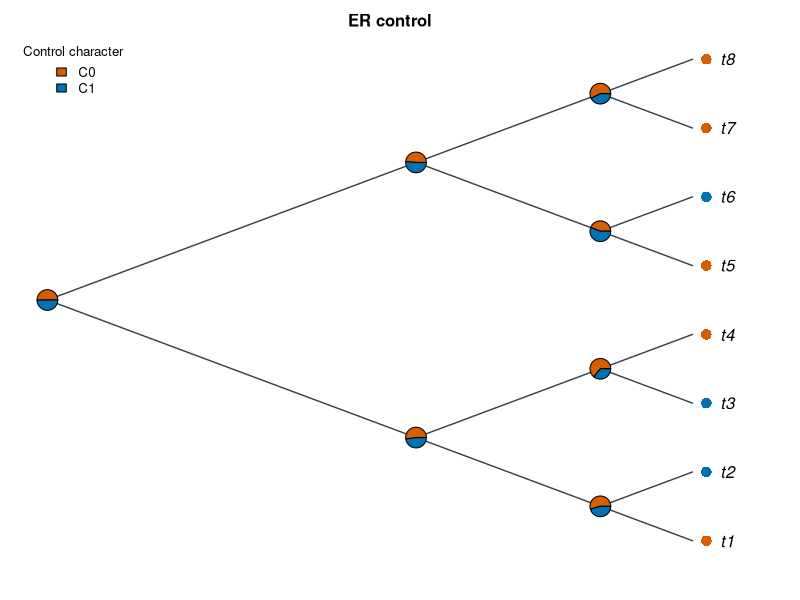

This chart was generated by the following R code:
#!/usr/bin/env Rscript
# CladeForge reproducible-analysis script
# Project : ER control
# Format  : CladeForge project v0.2.0
# Software: CladeForge 0.2.0 (this header is the provenance stamp a
#           reproducibility checklist asks for: software version, generation
#           time and the analysis parameters are printed beside the numbers)
# Generated: 2026-11-01T09:41:59.567Z
#
# PARAMETER SUMMARY (what the app used):
#   * parsimony: tie-break = parent-state first, then tip frequency, then
#     declaration order; the reported single path is ONE of possibly many
#     equally parsimonious reconstructions.
#   * Mk: rate ${asrRateNote}; display threshold applied post hoc; the
#     posterior is marginal (per-node), NOT joint.
#   * The R implementation below computes the likelihood in ORDINARY space
#     while the app runs in log-space: values agree to floating-point noise on
#     modest trees but can drift on very large or very unbalanced ones.
#   * Node ancestral states asserted by the user in CladeForge are IGNORED by
#     the parsimony baseline (independent reference by design); the R script
#     reproduces that baseline, not the user's hypotheses.
#
# What this script reproduces, and what it does not:
#   REPRODUCED (same algorithms as the application):
#     * Sankoff parsimony with the project's step matrix (advisory baseline);
#     * equal-rates Mk ancestral-state reconstruction (pruning + up-pass), i.e.
#       the posterior probabilities the app reports.
#   APPROXIMATED:
#     * a PDF figure drawn from the same data — character-coloured tips,
#       posterior pies, legend — in the project's cladogram layout
#       (equal branch spacing, like the CladeForge cladogram (branch lengths ignored)). It is NOT a pixel copy of the on-screen figure: manual
#       node positions, collapsed clades, custom reticulation edges, era bands
#       and the interactive ladderising order are GUI state that ape does not
#       consume. The topology, tip labels, states and posteriors are identical;
#       the geometry is a same-data rendering.
#   Branch lengths: present, used as given.
# Run with: Rscript this_file.R   (install.packages("ape") if needed)

library(ape)

# The tree is assembled from vectors rather than parsed from Newick, so every
# label survives byte-exact even where ape's own reader would mangle it.
tree <- structure(
  list(
    edge = matrix(c(9, 10, 9, 11, 10, 12, 10, 13, 11, 14, 11, 15, 12, 1, 12, 2, 13, 3, 13, 4, 14, 5, 14, 6, 15, 7, 15, 8), ncol = 2, byrow = TRUE),
    edge.length = c(0.25, 0.2, 0.3, 0.4, 0.15, 0.3, 0.4, 0.6, 0.5, 0.2, 0.7, 0.35, 0.45, 0.5),
    Nnode = 7L,
    tip.label = c("t1", "t2", "t3", "t4", "t5", "t6", "t7", "t8"),
    node.label = c("i7", "i3", "i6", "i1", "i2", "i4", "i5")
  ),
  class = "phylo"
)

# Branch lengths, with an explicit unit-length fallback: a cladogram-only project
# serialises no lengths at all, and 1 / mean(NULL) would poison every
# transition probability below.
bl <- tree$edge.length
if (is.null(bl) || !any(is.finite(bl) & bl > 0)) {
  bl <- rep(1, nrow(tree$edge))
  cat("NOTE: the tree carries no usable branch lengths; Mk probabilities and the\n")
  cat("      figure use unit (equal) branch lengths, i.e. topology-only inference.\n\n")
}

# Equal-rates Mk rate: one expected substitution per mean branch, so the
# transition probabilities are invariant to the tree's absolute scale. Every
# length above is already resolved the way the application resolves it (a
# recorded 0 is a real zero; unset / negative / non-finite became 1), so the mean
# runs over ALL of them — filtering here would drop zero-length and unmeasured
# edges from the average and make this script reconstruct at a different rate
# than the application reports. Deriving it from the fallback-protected bl
# above is what keeps the rate finite for a cladogram-only project.
rate <- 1 / mean(bl)


characters <- list(
  list(
    name = "Control character",
    type = "discrete",
    states = c("C0", "C1"),
    colors = c("#d55e00", "#0072b2"),
    cost = NULL,
    tips = c("t1" = "C0", "t2" = "C1", "t3" = "C1", "t4" = "C0", "t5" = "C0", "t6" = "C1", "t7" = "C0", "t8" = "C0")
  )
)

# --- helpers ----------------------------------------------------------------

## Equal-rates (ER) Mk transition matrix P(t): the same closed form used by
## CladeForge's inference assistant. The rate is scaled by the mean branch
## length so probabilities are invariant to the tree's absolute scale.
p_er <- function(t, k, rate) {
  e <- exp(-k * rate * t)
  P <- matrix(1 / k, k, k) - (1 / k) * e
  diag(P) <- 1 / k + ((k - 1) / k) * e
  P
}

## Sankoff parsimony down/up pass. 'cost' is k x k; tips absent from tip_states
## are treated as missing data.
sankoff <- function(tree, tip_states, states, cost) {
  ntip <- length(tree$tip.label)
  k <- length(states)
  sidx <- setNames(seq_len(k), states)
  x <- sidx[tip_states[tree$tip.label]]
  parent <- tree$edge[, 1]
  child <- tree$edge[, 2]
  kids <- split(child, parent)
  root <- setdiff(unique(parent), unique(child))
  g <- matrix(0, nrow = ntip + tree$Nnode, ncol = k)
  rownames(g) <- as.character(seq_len(ntip + tree$Nnode))
  ## Down-pass: internal node indices decrease from root, so descending order
  ## visits children before parents.
  for (v in sort(as.integer(names(kids)), decreasing = TRUE)) {
    for (i in seq_len(k)) {
      total <- 0
      for (ch in kids[[as.character(v)]]) {
        if (ch <= ntip) {
          xi <- x[[ch]]
          if (is.na(xi)) next
          total <- total + min(cost[i, ] + ifelse(seq_len(k) == xi, 0, Inf))
        } else {
          total <- total + min(cost[i, ] + g[as.character(ch), ])
        }
      }
      g[as.character(v), i] <- total
    }
  }
  ## Up-pass: assign each node a state minimising cost given its parent.
  node_state <- integer(ntip + tree$Nnode)
  walk <- function(v, parent_state) {
    base <- if (parent_state == 0L) rep(0, k) else cost[parent_state, ]
    scores <- base + g[as.character(v), ]
    best <- which.min(scores)
    node_state[v] <<- best
    for (ch in kids[[as.character(v)]]) {
      if (ch > ntip) walk(ch, best)
    }
  }
  walk(root, 0L)
  list(cost = min(g[as.character(root), ]),
       states = node_state, k = k)
}

## Equal-rates Mk marginal ancestral reconstruction: Felsenstein pruning
## (down-pass) + parent/sibling up-pass, normal space. Uses the script-level
## 'bl' (which already falls back to unit lengths when the tree has none) and the
## script-level 'rate' (= 1 / mean usable branch length); both are bound before
## this function is ever called. For very large or very unbalanced trees prefer
## log-space implementations (phangorn::ace, phytools).
mk_asr <- function(tree, tip_states, states) {
  ntip <- length(tree$tip.label)
  k <- length(states)
  sidx <- setNames(seq_len(k), states)
  x <- sidx[tip_states[tree$tip.label]]
  parent <- tree$edge[, 1]
  child <- tree$edge[, 2]
  kids <- split(seq_along(child), parent)  # edge-row indices per parent
  root <- setdiff(unique(parent), unique(child))
  L <- matrix(1, nrow = ntip + tree$Nnode, ncol = k)
  rownames(L) <- as.character(seq_len(ntip + tree$Nnode))
  for (v in sort(as.integer(names(kids)), decreasing = TRUE)) {
    rows <- kids[[as.character(v)]]
    vec <- rep(1, k)
    for (r in rows) {
      ch <- child[r]
      m <- if (ch <= ntip) {
        xi <- x[[ch]]
        if (is.na(xi)) rep(1, k) else as.numeric(seq_len(k) == xi)
      } else L[as.character(ch), ]
      vec <- vec * (p_er(bl[r], k, rate) %*% m)
    }
    s <- sum(vec)
    L[as.character(v), ] <- if (s > 0) vec / s else rep(1 / k, k)
  }
  G <- matrix(1 / k, nrow = ntip + tree$Nnode, ncol = k)
  rownames(G) <- rownames(L)
  for (v in sort(as.integer(names(kids)))) {
    rows <- kids[[as.character(v)]]
    for (r in rows) {
      ch <- child[r]
      if (ch <= ntip) next
      sib_msg <- rep(1, k)
      for (r2 in rows) {
        ch2 <- child[r2]
        if (ch2 == ch) next
        m2 <- if (ch2 <= ntip) {
          xi <- x[[ch2]]
          if (is.na(xi)) rep(1, k) else as.numeric(seq_len(k) == xi)
        } else L[as.character(ch2), ]
        sib_msg <- sib_msg * (p_er(bl[r2], k, rate) %*% m2)
      }
      G[as.character(ch), ] <- p_er(bl[r], k, rate) %*% (G[as.character(v), ] * sib_msg)
      G[as.character(ch), ] <- G[as.character(ch), ] / sum(G[as.character(ch), ])
    }
  }
  post <- L * G
  post <- post / rowSums(post)
  list(posterior = post)
}

# --- analysis ---------------------------------------------------------------

cat("CladeForge reproducible analysis\n")
cat("Tree:", Ntip(tree), "tips,", tree$Nnode, "internal nodes\n\n")

internal_nodes <- (length(tree$tip.label) + 1):(length(tree$tip.label) + tree$Nnode)

for (ch in characters) {
  cat("== Character:", ch$name, "==\n")
  if (ch$type != "discrete" || length(ch$states) < 2) {
    cat("   continuous or single-state: exported as data only\n\n")
    next
  }
  scored <- ch$tips[names(ch$tips) %in% tree$tip.label]
  cost <- ch$cost
  if (is.null(cost)) {
    k <- length(ch$states)
    cost <- matrix(1, k, k); diag(cost) <- 0
  }
  sp <- sankoff(tree, scored, ch$states, cost)
  cat(sprintf("   Sankoff minimum cost: %g (step-matrix units)\n", sp$cost))
  asr <- mk_asr(tree, scored, ch$states)
  cat("   Mk posterior at each internal node (states:",
      paste(ch$states, collapse = " / "), ")\n")
  print(round(asr$posterior[as.character(internal_nodes), , drop = FALSE], 3))
  cat("\n")
}

# --- figure -----------------------------------------------------------------
# A same-data rendering of the GUI figure: character-coloured tips (first
# discrete character) + posterior pies at internal nodes + auto legend, in the
# layout the project is displayed as. Manual positions / collapsed clades /
# custom edges / era bands are GUI-only and are not reproduced here.

discrete <- Filter(function(ch) ch$type == "discrete" && length(ch$states) >= 2, characters)

# cairo_pdf renders unicode labels reliably; use pdf() if cairo is unavailable.
cairo_pdf("cladeforge_reconstruction.pdf", width = 9, height = 7)
par(mar = c(2, 1, 2, 2), xpd = NA)
cat("Figure layout: type = cladogram, use.edge.length = FALSE",
    "(equal branch spacing, like the CladeForge cladogram (branch lengths ignored))\n")
plot(tree, type = "cladogram", use.edge.length = FALSE,
     show.tip.label = TRUE,
     label.offset = 0.3,
     edge.color = "#374151", edge.width = 1.4)
title(main = "ER control", cex.main = 1.0)

if (length(discrete) > 0) {
  main <- discrete[[1]]
  scored <- main$tips[names(main$tips) %in% tree$tip.label]
  k <- length(main$states)
  cost <- main$cost
  if (is.null(cost)) { cost <- matrix(1, k, k); diag(cost) <- 0 }

  tip_col <- rep("#6b7280", Ntip(tree))
  names(tip_col) <- tree$tip.label
  for (lab in names(scored)) tip_col[[lab]] <- main$colors[[match(scored[[lab]], main$states)]]
  tiplabels(pch = 16, col = tip_col, cex = 1.4, offset = 0.15)

  asr <- mk_asr(tree, scored, main$states)
  nodelabels(node = internal_nodes, pie = asr$posterior[as.character(internal_nodes), , drop = FALSE],
             piecol = main$colors, cex = 0.7)
  legend("topleft", legend = main$states, fill = main$colors,
         title = main$name, bty = "n", cex = 0.8)
}

dev.off()

cat("Wrote cladeforge_reconstruction.pdf\n")
